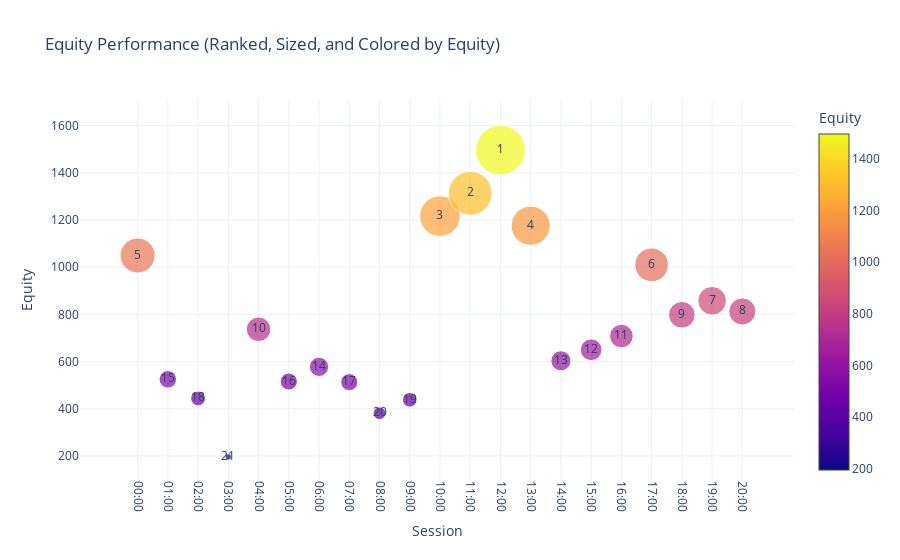

The cell this chart's notebook holds for it:
### Code cell
import pandas as pd
import plotly.graph_objects as go
from io import StringIO

# ---------------------------
# 1. CSV Data (embedded)
# ---------------------------
csv_data = """
Rank,Session Start,Session End,Equity,Trades
1,20:00,21:00,812.3243254,130
2,19:00,20:00,857.5294073,170
3,14:00,15:00,603.1843095,202
4,18:00,19:00,798.1902598,221
5,15:00,16:00,650.1141337,228
6,13:00,14:00,1175.56929,230
7,17:00,18:00,1010.071902,243
8,16:00,17:00,708.1158584,245
9,12:00,13:00,1495.813783,309
10,1:00,2:00,524.7783349,355
11,11:00,12:00,1313.135488,361
12,7:00,8:00,512.7152816,384
13,8:00,9:00,380.9657206,386
14,0:00,1:00,1049.417423,386
15,6:00,7:00,577.5135022,388
16,2:00,3:00,443.6543421,393
17,5:00,6:00,515.5098371,397
18,10:00,11:00,1216.246919,398
19,9:00,10:00,437.7753629,399
20,3:00,4:00,195.9143007,427
21,4:00,5:00,736.8399835,428
"""

# ---------------------------
# 2. Read CSV into DataFrame
# ---------------------------
df = pd.read_csv(StringIO(csv_data))
df['Session Start Time'] = pd.to_datetime(df['Session Start'], format='%H:%M')
df = df.sort_values('Session Start Time').reset_index(drop=True)
df['Session Start'] = df['Session Start Time'].dt.strftime('%H:%M')

# ---------------------------
# 3. Create Equity Ranking (highest → lowest)
# ---------------------------
df['EquityRank'] = df['Equity'].rank(method='dense', ascending=False).astype(int)

# ---------------------------
# 4. Bubble Chart (size + color = Equity)
# ---------------------------
fig = go.Figure()

fig.add_trace(go.Scatter(
    x=df['Session Start'],
    y=df['Equity'],
    mode='markers+text',
    marker=dict(
        size=df['Equity'] / 30,         # size scaled by equity
        color=df['Equity'],             # color based on equity
        colorscale='Plasma',
        showscale=True,
        colorbar=dict(title='Equity')
    ),
    text=df['EquityRank'],             # bubble number = equity rank
    textposition='middle center',
    hovertemplate=
        'Session: %{x}<br>' +
        'Session End: %{customdata[0]}<br>' +
        'Equity: %{y}<br>' +
        'Trades: %{customdata[1]}<br>' +
        'Equity Rank (High→Low): %{text}',
    customdata=df[['Session End','Trades']]
))

# Layout
fig.update_layout(
    title='Equity Performance (Ranked, Sized, and Colored by Equity)',
    template='plotly_white',
    xaxis_title='Session',
    yaxis_title='Equity',
    xaxis_tickangle=90
)

fig.show()

### Figure 1 — Plotly figure (JSON) as saved in the notebook; plotly's stock layout.template omitted (floating-point values rounded to 4 significant figures)
{"data": [{"customdata": [["1:00", 386], ["2:00", 355], ["3:00", 393], ["4:00", 427], ["5:00", 428], ["6:00", 397], ["7:00", 388], ["8:00", 384], ["9:00", 386], ["10:00", 399], ["11:00", 398], ["12:00", 361], ["13:00", 309], ["14:00", 230], ["15:00", 202], ["16:00", 228], ["17:00", 245], ["18:00", 243], ["19:00", 221], ["20:00", 170], ["21:00", 130]], "hovertemplate": "Session: %{x}<br>Session End: %{customdata[0]}<br>Equity: %{y}<br>Trades: %{customdata[1]}<br>Equity Rank (High→Low): %{text}", "marker": {"color": [1049.0, 524.8, 443.7, 195.9, 736.8, 515.5, 577.5, 512.7, 381.0, 437.8, 1216.0, 1313.0, 1496.0, 1176.0, 603.2, 650.1, 708.1, 1010.0, 798.2, 857.5, 812.3], "colorbar": {"title": {"text": "Equity"}}, "colorscale": [[0, "#0d0887"], [0.1111, "#46039f"], [0.2222, "#7201a8"], [0.3333, "#9c179e"], [0.4444, "#bd3786"], [0.5556, "#d8576b"], [0.6667, "#ed7953"], [0.7778, "#fb9f3a"], [0.8889, "#fdca26"], [1, "#f0f921"]], "showscale": true, "size": [34.98, 17.49, 14.79, 6.53, 24.56, 17.18, 19.25, 17.09, 12.7, 14.59, 40.54, 43.77, 49.86, 39.19, 20.11, 21.67, 23.6, 33.67, 26.61, 28.58, 27.08]}, "mode": "markers+text", "text": [5.0, 15.0, 18.0, 21.0, 10.0, 16.0, 14.0, 17.0, 20.0, 19.0, 3.0, 2.0, 1.0, 4.0, 13.0, 12.0, 11.0, 6.0, 9.0, 7.0, 8.0], "textposition": "middle center", "type": "scatter", "x": ["00:00", "01:00", "02:00", "03:00", "04:00", "05:00", "06:00", "07:00", "08:00", "09:00", "10:00", "11:00", "12:00", "13:00", "14:00", "15:00", "16:00", "17:00", "18:00", "19:00", "20:00"], "y": [1049.0, 524.8, 443.7, 195.9, 736.8, 515.5, 577.5, 512.7, 381.0, 437.8, 1216.0, 1313.0, 1496.0, 1176.0, 603.2, 650.1, 708.1, 1010.0, 798.2, 857.5, 812.3]}], "layout": {"title": {"text": "Equity Performance (Ranked, Sized, and Colored by Equity)"}, "xaxis": {"tickangle": 90, "title": {"text": "Session"}}, "yaxis": {"title": {"text": "Equity"}}}}
